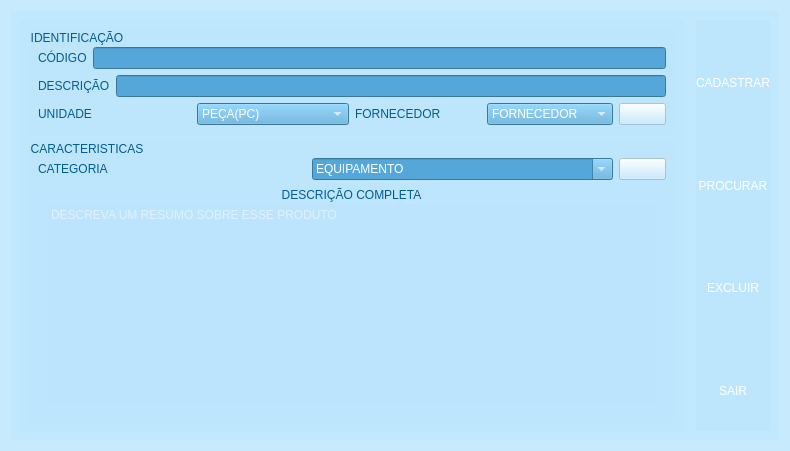
<?xml version="1.0" encoding="UTF-8"?>
<ui version="4.0">
 <class>Form</class>
 <widget class="QWidget" name="Form">
  <property name="geometry">
   <rect>
    <x>0</x>
    <y>0</y>
    <width>790</width>
    <height>451</height>
   </rect>
  </property>
  <property name="minimumSize">
   <size>
    <width>790</width>
    <height>451</height>
   </size>
  </property>
  <property name="maximumSize">
   <size>
    <width>790</width>
    <height>451</height>
   </size>
  </property>
  <property name="windowTitle">
   <string>CADASTRO EQUIPAMENTOS - ASSISTENCIA TECNICA DE MANUNTEÇÃO</string>
  </property>
  <property name="windowIcon">
   <iconset resource="../IMG/recursos.qrc">
    <normaloff>:/img/technician.svg</normaloff>:/img/technician.svg</iconset>
  </property>
  <property name="styleSheet">
   <string notr="true">QToolTip {
    border: 2px solid darkkhaki;
    padding: 5px;
    border-radius: 3px;
    opacity: 200;	
	color: rgb(1, 92, 146);
	background-color: rgb(188, 230, 254);	
	border-color: rgb(1, 92, 146);
}

#principal{
image: url(:/img/hardware-e1535121140229.jpg);
}

QFrame, QGroupBox{
	border: 1px;	
	border-color: rgb(188, 230, 254);
	color: rgb(1, 92, 146);
	font: 10pt &quot;Franklin Gothic Heavy&quot;;	

}

QWidget{		
	background-color: rgb(188, 230, 254, 150);
}

QToolButton{
	color: rgb(255, 255, 255);
	font: 10pt &quot;Franklin Gothic Heavy&quot;;	
	background-color: rgba(255, 255, 255, 0);
	margin: 0% 50% 0% 50%;	
	padding:0% 50% 0% 50%;	
}

QToolButton:hover:pressed{
background-color: rgb(84, 167, 216);
}

QToolButton:hover{
	background-color: rgb(1, 92, 146);
	
	color: rgb(255, 255, 255);
}

QLineEdit, QComboBox{				
	color: rgb(255, 255, 255);
	background-color: rgb(84, 167, 216);
}

QLineEdit:hover, QComboBox:hover{				
background-color: rgb(1, 92, 146);
}

#descricao_completa{	
	color: rgb(255, 255, 255);
}

QLabel{	
	background-color: rgba(255, 255, 255, 0);
}
#label_14,#label_15,#label_17,#label_16{	
	color: rgb(255, 255, 255);
}</string>
  </property>
  <layout class="QVBoxLayout" name="verticalLayout_7">
   <item>
    <widget class="QFrame" name="principal">
     <property name="frameShape">
      <enum>QFrame::StyledPanel</enum>
     </property>
     <property name="frameShadow">
      <enum>QFrame::Raised</enum>
     </property>
     <layout class="QHBoxLayout" name="horizontalLayout_21">
      <item>
       <widget class="QFrame" name="frame">
        <property name="frameShape">
         <enum>QFrame::StyledPanel</enum>
        </property>
        <property name="frameShadow">
         <enum>QFrame::Raised</enum>
        </property>
        <layout class="QVBoxLayout" name="verticalLayout_3">
         <item>
          <widget class="QGroupBox" name="groupBox">
           <property name="title">
            <string>IDENTIFICAÇÃO</string>
           </property>
           <layout class="QVBoxLayout" name="verticalLayout_2">
            <property name="topMargin">
             <number>18</number>
            </property>
            <item>
             <layout class="QHBoxLayout" name="horizontalLayout">
              <item>
               <widget class="QLabel" name="label">
                <property name="text">
                 <string>CÓDIGO</string>
                </property>
               </widget>
              </item>
              <item>
               <widget class="QLineEdit" name="codigo">
                <property name="enabled">
                 <bool>false</bool>
                </property>
               </widget>
              </item>
             </layout>
            </item>
            <item>
             <layout class="QHBoxLayout" name="horizontalLayout_4">
              <item>
               <layout class="QHBoxLayout" name="horizontalLayout_2">
                <item>
                 <widget class="QLabel" name="label_2">
                  <property name="text">
                   <string>DESCRIÇÃO</string>
                  </property>
                 </widget>
                </item>
                <item>
                 <widget class="QLineEdit" name="descricao">
                  <property name="enabled">
                   <bool>true</bool>
                  </property>
                 </widget>
                </item>
               </layout>
              </item>
             </layout>
            </item>
            <item>
             <layout class="QHBoxLayout" name="horizontalLayout_6">
              <item>
               <layout class="QHBoxLayout" name="horizontalLayout_5">
                <item>
                 <widget class="QLabel" name="label_4">
                  <property name="text">
                   <string>UNIDADE</string>
                  </property>
                 </widget>
                </item>
                <item>
                 <widget class="QComboBox" name="tipo_unidade">
                  <item>
                   <property name="text">
                    <string>PEÇA(PC)</string>
                   </property>
                  </item>
                  <item>
                   <property name="text">
                    <string>CAIXA(CX)</string>
                   </property>
                  </item>
                  <item>
                   <property name="text">
                    <string>PACOTE(PCT)</string>
                   </property>
                  </item>
                  <item>
                   <property name="text">
                    <string>UNIDADE(UN)</string>
                   </property>
                  </item>
                 </widget>
                </item>
               </layout>
              </item>
              <item>
               <layout class="QHBoxLayout" name="horizontalLayout_3">
                <item>
                 <widget class="QLabel" name="label_3">
                  <property name="text">
                   <string>FORNECEDOR</string>
                  </property>
                 </widget>
                </item>
                <item>
                 <widget class="QComboBox" name="fornecedor">
                  <property name="editable">
                   <bool>false</bool>
                  </property>
                  <item>
                   <property name="text">
                    <string>FORNECEDOR</string>
                   </property>
                  </item>
                 </widget>
                </item>
                <item>
                 <widget class="QPushButton" name="add_fornecedor">
                  <property name="maximumSize">
                   <size>
                    <width>47</width>
                    <height>23</height>
                   </size>
                  </property>
                  <property name="text">
                   <string/>
                  </property>
                  <property name="icon">
                   <iconset resource="../IMG/recursos.qrc">
                    <normaloff>:/img/add-round-button-svgrepo-com.svg</normaloff>:/img/add-round-button-svgrepo-com.svg</iconset>
                  </property>
                  <property name="iconSize">
                   <size>
                    <width>28</width>
                    <height>19</height>
                   </size>
                  </property>
                 </widget>
                </item>
               </layout>
              </item>
             </layout>
            </item>
           </layout>
          </widget>
         </item>
         <item>
          <widget class="QGroupBox" name="groupBox_2">
           <property name="title">
            <string>CARACTERISTICAS</string>
           </property>
           <layout class="QVBoxLayout" name="verticalLayout_5">
            <property name="topMargin">
             <number>18</number>
            </property>
            <item>
             <layout class="QHBoxLayout" name="horizontalLayout_7">
              <item>
               <widget class="QLabel" name="label_5">
                <property name="text">
                 <string>CATEGORIA</string>
                </property>
               </widget>
              </item>
              <item>
               <widget class="QComboBox" name="categoria_equipamento">
                <property name="minimumSize">
                 <size>
                  <width>301</width>
                  <height>0</height>
                 </size>
                </property>
                <property name="editable">
                 <bool>true</bool>
                </property>
                <item>
                 <property name="text">
                  <string>EQUIPAMENTO</string>
                 </property>
                </item>
               </widget>
              </item>
              <item>
               <widget class="QPushButton" name="add_categoria">
                <property name="maximumSize">
                 <size>
                  <width>47</width>
                  <height>23</height>
                 </size>
                </property>
                <property name="text">
                 <string/>
                </property>
                <property name="icon">
                 <iconset resource="../IMG/recursos.qrc">
                  <normaloff>:/img/add-round-button-svgrepo-com.svg</normaloff>:/img/add-round-button-svgrepo-com.svg</iconset>
                </property>
                <property name="iconSize">
                 <size>
                  <width>28</width>
                  <height>19</height>
                 </size>
                </property>
               </widget>
              </item>
             </layout>
            </item>
            <item>
             <widget class="QGroupBox" name="groupBox_3">
              <property name="title">
               <string>DESCRIÇÃO COMPLETA</string>
              </property>
              <property name="alignment">
               <set>Qt::AlignCenter</set>
              </property>
              <property name="flat">
               <bool>false</bool>
              </property>
              <property name="checkable">
               <bool>false</bool>
              </property>
              <layout class="QVBoxLayout" name="verticalLayout_4">
               <property name="topMargin">
                <number>18</number>
               </property>
               <item>
                <widget class="QPlainTextEdit" name="descricao_completa">
                 <property name="placeholderText">
                  <string>DESCREVA UM RESUMO SOBRE ESSE PRODUTO</string>
                 </property>
                </widget>
               </item>
              </layout>
             </widget>
            </item>
           </layout>
          </widget>
         </item>
        </layout>
       </widget>
      </item>
      <item>
       <widget class="QFrame" name="frame_2">
        <property name="frameShape">
         <enum>QFrame::StyledPanel</enum>
        </property>
        <property name="frameShadow">
         <enum>QFrame::Raised</enum>
        </property>
        <layout class="QVBoxLayout" name="verticalLayout">
         <property name="spacing">
          <number>6</number>
         </property>
         <property name="leftMargin">
          <number>0</number>
         </property>
         <property name="topMargin">
          <number>0</number>
         </property>
         <property name="rightMargin">
          <number>0</number>
         </property>
         <property name="bottomMargin">
          <number>0</number>
         </property>
        </layout>
       </widget>
      </item>
      <item>
       <widget class="QFrame" name="frame_3">
        <property name="frameShape">
         <enum>QFrame::StyledPanel</enum>
        </property>
        <property name="frameShadow">
         <enum>QFrame::Raised</enum>
        </property>
        <layout class="QVBoxLayout" name="verticalLayout_8">
         <property name="spacing">
          <number>6</number>
         </property>
         <property name="leftMargin">
          <number>0</number>
         </property>
         <property name="topMargin">
          <number>0</number>
         </property>
         <property name="rightMargin">
          <number>0</number>
         </property>
         <property name="bottomMargin">
          <number>0</number>
         </property>
         <item>
          <widget class="QGroupBox" name="groupBox_5">
           <property name="maximumSize">
            <size>
             <width>16777215</width>
             <height>16777215</height>
            </size>
           </property>
           <property name="title">
            <string/>
           </property>
           <layout class="QVBoxLayout" name="verticalLayout_9">
            <property name="spacing">
             <number>0</number>
            </property>
            <property name="sizeConstraint">
             <enum>QLayout::SetDefaultConstraint</enum>
            </property>
            <property name="leftMargin">
             <number>0</number>
            </property>
            <property name="topMargin">
             <number>0</number>
            </property>
            <property name="rightMargin">
             <number>0</number>
            </property>
            <property name="bottomMargin">
             <number>0</number>
            </property>
            <item>
             <widget class="QPushButton" name="cadastrar">
              <property name="text">
               <string/>
              </property>
              <property name="icon">
               <iconset resource="../IMG/recursos.qrc">
                <normaloff>:/img/save.svg</normaloff>:/img/save.svg</iconset>
              </property>
              <property name="iconSize">
               <size>
                <width>41</width>
                <height>52</height>
               </size>
              </property>
              <property name="flat">
               <bool>true</bool>
              </property>
             </widget>
            </item>
            <item>
             <widget class="QLabel" name="label_14">
              <property name="text">
               <string>CADASTRAR</string>
              </property>
              <property name="alignment">
               <set>Qt::AlignCenter</set>
              </property>
             </widget>
            </item>
            <item>
             <widget class="QPushButton" name="procurar">
              <property name="text">
               <string/>
              </property>
              <property name="icon">
               <iconset resource="../IMG/recursos.qrc">
                <normaloff>:/img/find-my-friend.svg</normaloff>:/img/find-my-friend.svg</iconset>
              </property>
              <property name="iconSize">
               <size>
                <width>41</width>
                <height>52</height>
               </size>
              </property>
              <property name="flat">
               <bool>true</bool>
              </property>
             </widget>
            </item>
            <item>
             <widget class="QLabel" name="label_15">
              <property name="enabled">
               <bool>false</bool>
              </property>
              <property name="text">
               <string>PROCURAR</string>
              </property>
              <property name="alignment">
               <set>Qt::AlignCenter</set>
              </property>
             </widget>
            </item>
            <item>
             <widget class="QPushButton" name="excluir">
              <property name="text">
               <string/>
              </property>
              <property name="icon">
               <iconset resource="../IMG/recursos.qrc">
                <normaloff>:/img/remove.svg</normaloff>:/img/remove.svg</iconset>
              </property>
              <property name="iconSize">
               <size>
                <width>41</width>
                <height>52</height>
               </size>
              </property>
              <property name="flat">
               <bool>true</bool>
              </property>
             </widget>
            </item>
            <item>
             <widget class="QLabel" name="label_16">
              <property name="text">
               <string>EXCLUIR</string>
              </property>
              <property name="alignment">
               <set>Qt::AlignCenter</set>
              </property>
             </widget>
            </item>
            <item>
             <widget class="QPushButton" name="sair">
              <property name="text">
               <string/>
              </property>
              <property name="icon">
               <iconset resource="../IMG/recursos.qrc">
                <normaloff>:/img/cross.svg</normaloff>:/img/cross.svg</iconset>
              </property>
              <property name="iconSize">
               <size>
                <width>41</width>
                <height>52</height>
               </size>
              </property>
              <property name="flat">
               <bool>true</bool>
              </property>
             </widget>
            </item>
            <item>
             <widget class="QLabel" name="label_17">
              <property name="text">
               <string>SAIR</string>
              </property>
              <property name="alignment">
               <set>Qt::AlignCenter</set>
              </property>
             </widget>
            </item>
           </layout>
          </widget>
         </item>
        </layout>
       </widget>
      </item>
     </layout>
    </widget>
   </item>
  </layout>
 </widget>
 <resources>
  <include location="../IMG/recursos.qrc"/>
 </resources>
 <connections/>
</ui>
